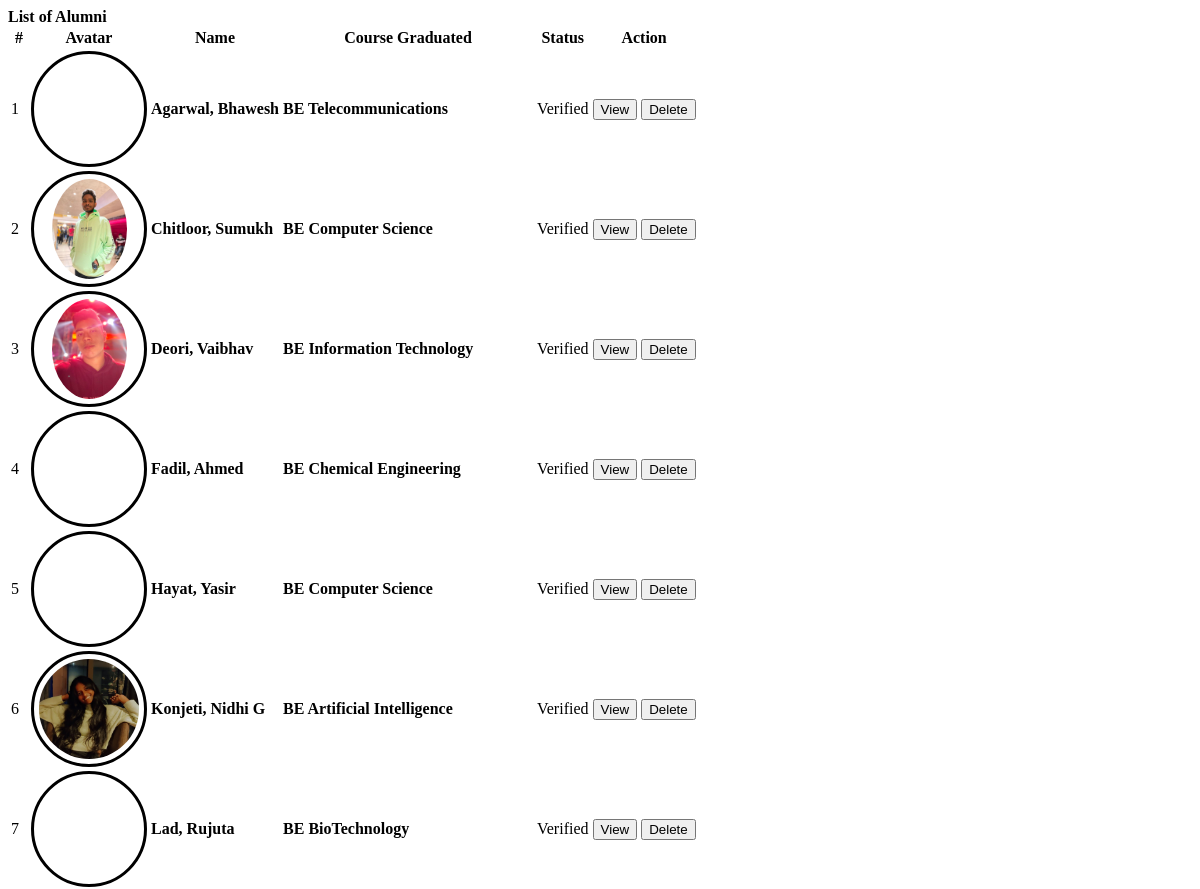
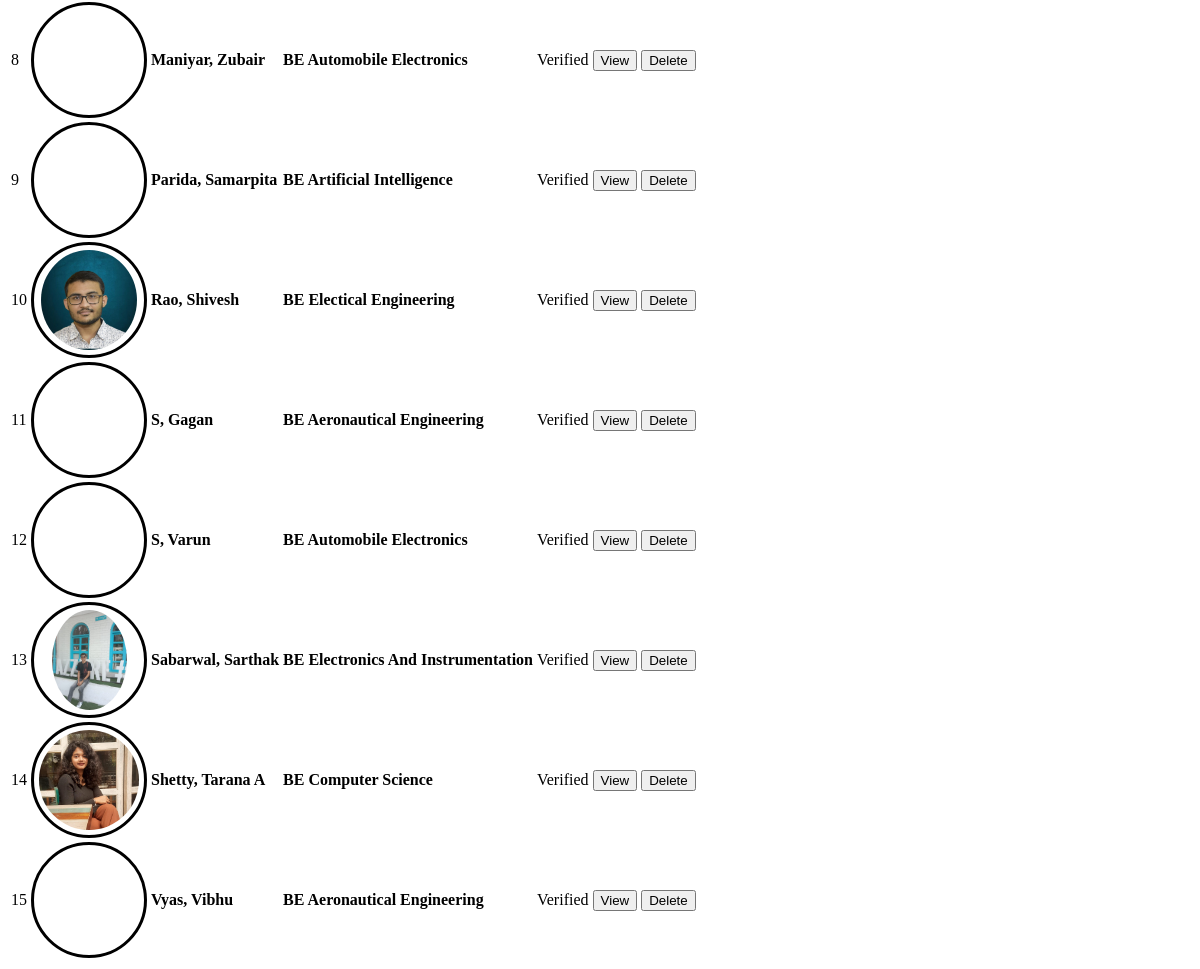
Screenshot of /admin/alumni.php with the database file from the repository (2 pictures, top to bottom).
### tables this page shows
CREATE TABLE `alumnus_bio` (
  `id` int(30) NOT NULL,
  `firstname` varchar(200) NOT NULL,
  `middlename` varchar(200) NOT NULL,
  `lastname` varchar(200) NOT NULL,
  `gender` varchar(10) NOT NULL,
  `batch` year(4) NOT NULL,
  `course_id` int(30) NOT NULL,
  `email` varchar(250) NOT NULL,
  `connected_to` text NOT NULL,
  `avatar` text NOT NULL,
  `status` tinyint(1) NOT NULL DEFAULT 0 COMMENT '0= Unverified, 1= Verified',
  `date_created` date NOT NULL DEFAULT current_timestamp()
);

CREATE TABLE `courses` (
  `id` int(30) NOT NULL,
  `course` text NOT NULL,
  `about` text NOT NULL
);

### admin/alumni.php (the view, shortened to what this page needs)
<?php include('db_connect.php');?>
<div class="container-fluid">
	<div class="col-lg-12">
		<div class="row">
			<div class="col-md-12">
				<div class="card">
					<div class="card-header">
						<b>List of Alumni</b>
					</div>
					<div class="card-body">
						<table class="table table-condensed table-bordered table-hover">
							<thead>
								<tr>
									<th class="text-center">#</th>
									<th class="">Avatar</th>
									<th class="">Name</th>
									<th class="">Course Graduated</th>
									<th class="">Status</th>
									<th class="text-center">Action</th>
								</tr>
							</thead>
							<tbody>
								<?php
								$i = 1;
								$alumni = $conn->query("SELECT a.*,c.course,Concat(a.lastname,', ',a.firstname,' ',a.middlename) as name from alumnus_bio a inner join courses c on c.id = a.course_id order by Concat(a.lastname,', ',a.firstname,' ',a.middlename) asc");
								while($row=$alumni->fetch_assoc()):
								?>
								<tr>
									<td class="text-center"><?php echo $i++ ?></td>
									<td class="text-center">
										<div class="avatar">
										 <img src="assets/uploads/<?php echo $row['avatar'] ?>" class="" alt="">
										</div>
									</td>
									<td class="">
										 <p> <b><?php echo ucwords($row['name']) ?></b></p>
									</td>
									<td class="">
										 <p> <b><?php echo $row['course'] ?></b></p>
									</td>
									<td class="text-center">
										<?php if($row['status'] == 1): ?>
											<span class="badge badge-primary">Verified</span>
										<?php else: ?>
											<span class="badge badge-secondary">Not Verified</span>
										<?php endif; ?>
									</td>
									<td class="text-center">
										<button class="btn btn-sm btn-outline-primary view_alumni" type="button" data-id="<?php echo $row['id'] ?>" >View</button>
										<button class="btn btn-sm btn-outline-danger delete_alumni" type="button" data-id="<?php echo $row['id'] ?>">Delete</button>
									</td>
								</tr>
								<?php endwhile; ?>
							</tbody>
						</table>
					</div>
				</div>
			</div>
		</div>
	</div>
</div>

### admin/alumni.php (style rules this page uses)
td { vertical-align: middle !important; }
td p { margin: unset }
img { max-width:100px; max-height: :150px; }
.avatar { display: flex; border-radius: 100%; width: 100px; height: 100px; align-items: center; justify-content: center; border: 3px solid; padding: 5px; }
.avatar img { max-width: calc(100%); max-height: calc(100%); border-radius: 100%; }

### rows the page displays
alumnus_bio: name "Agarwal, Bhawesh", course.course "BE Telecommunications", status "Verified"
alumnus_bio: avatar (picture), name "Chitloor, Sumukh", course.course "BE Computer Science", status "Verified"
alumnus_bio: avatar (picture), name "Deori, Vaibhav", course.course "BE Information Technology", status "Verified"
alumnus_bio: name "Fadil, Ahmed", course.course "BE Chemical Engineering", status "Verified"
alumnus_bio: name "Hayat, Yasir", course.course "BE Computer Science", status "Verified"
alumnus_bio: avatar (picture), name "Konjeti, Nidhi G", course.course "BE Artificial Intelligence", status "Verified"
alumnus_bio: name "Lad, Rujuta", course.course "BE BioTechnology", status "Verified"
alumnus_bio: name "Maniyar, Zubair", course.course "BE Automobile Electronics", status "Verified"
alumnus_bio: name "Parida, Samarpita", course.course "BE Artificial Intelligence", status "Verified"
alumnus_bio: avatar (picture), name "Rao, Shivesh", course.course "BE Electical Engineering", status "Verified"
alumnus_bio: name "S, Gagan", course.course "BE Aeronautical Engineering", status "Verified"
alumnus_bio: name "S, Varun", course.course "BE Automobile Electronics", status "Verified"
alumnus_bio: avatar (picture), name "Sabarwal, Sarthak", course.course "BE Electronics And Instrumentation", status "Verified"
alumnus_bio: avatar (picture), name "Shetty, Tarana A", course.course "BE Computer Science", status "Verified"
alumnus_bio: name "Vyas, Vibhu", course.course "BE Aeronautical Engineering", status "Verified"
